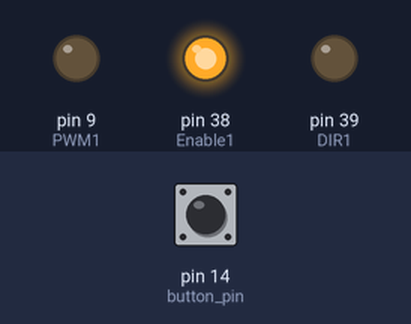
Simulated run of this sketch. Board: Arduino Mega 2560, built with avr-gcc and run on an emulated ATmega2560. Shown: output pins drawn as LEDs (lit = HIGH). Inputs (shaded band) come from the test bench; at power-on: pin 14 (button_pin) LOW.

Above: at 1.2 s.
1.3 s: pin 14 (button_pin) pulled HIGH for 3.2 s
At 4.9 s:
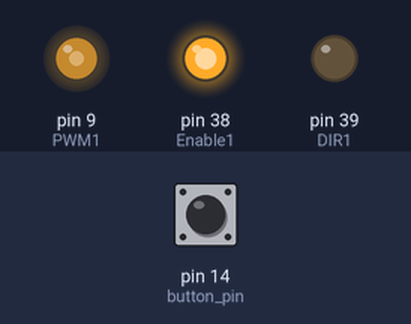
6.0 s: pin 14 (button_pin) pulled HIGH for 0.15 s
At 7.2 s:
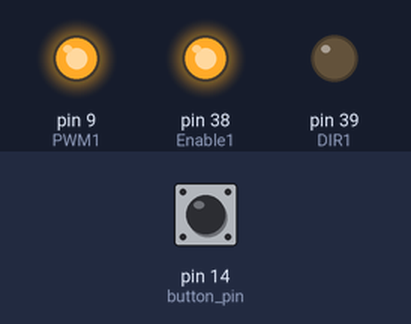
7.6 s: pin 14 (button_pin) pulled HIGH for 1 s
At 8.6 s:
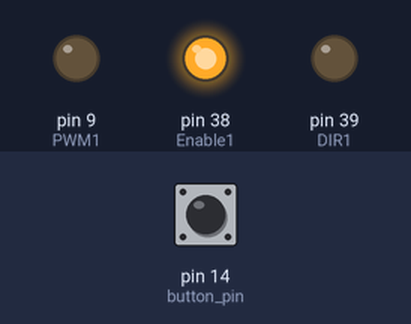
Timing chart, 0 to 10.6 s (numbered marks = the images above; inputs shaded):
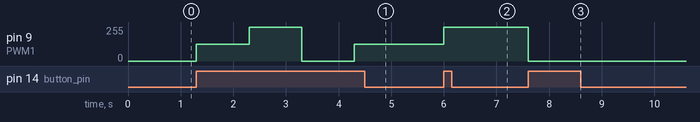

Measured:
- after the input at 1.3 s, pin 9 (PWM1): 0/255 → 127/255 at once, → 255/255 1.0 s later, → 0/255 1.0 s later, → 127/255 1.0 s later
- after the input at 6.0 s, pin 9 (PWM1): 127/255 → 255/255 at once
- after the input at 7.6 s, pin 9 (PWM1): 255/255 → 0/255 at once

The sketch:

HW9-2.ino
```cpp
int Enable1 = 38;
int PWM1 = 9;
int DIR1 = 39;
int button_pin = 14;
int press_button = 0;

void setup() {
  pinMode(Enable1, OUTPUT);
  pinMode(PWM1, OUTPUT);
  pinMode(DIR1, OUTPUT);
  digitalWrite(Enable1, HIGH); //모터 제어 가능 상태
  pinMode(button_pin, INPUT);
  analogWrite(PWM1, 0);
  Serial.begin(9600);
}

void loop() {
  if (digitalRead(button_pin)) {
    press_button = (press_button + 1) % 3;
    if (press_button == 0) analogWrite(PWM1, 0);
    if (press_button == 1) analogWrite(PWM1, 127);
    if (press_button == 2) analogWrite(PWM1, 255);
    delay(1000);
  }
}
```
